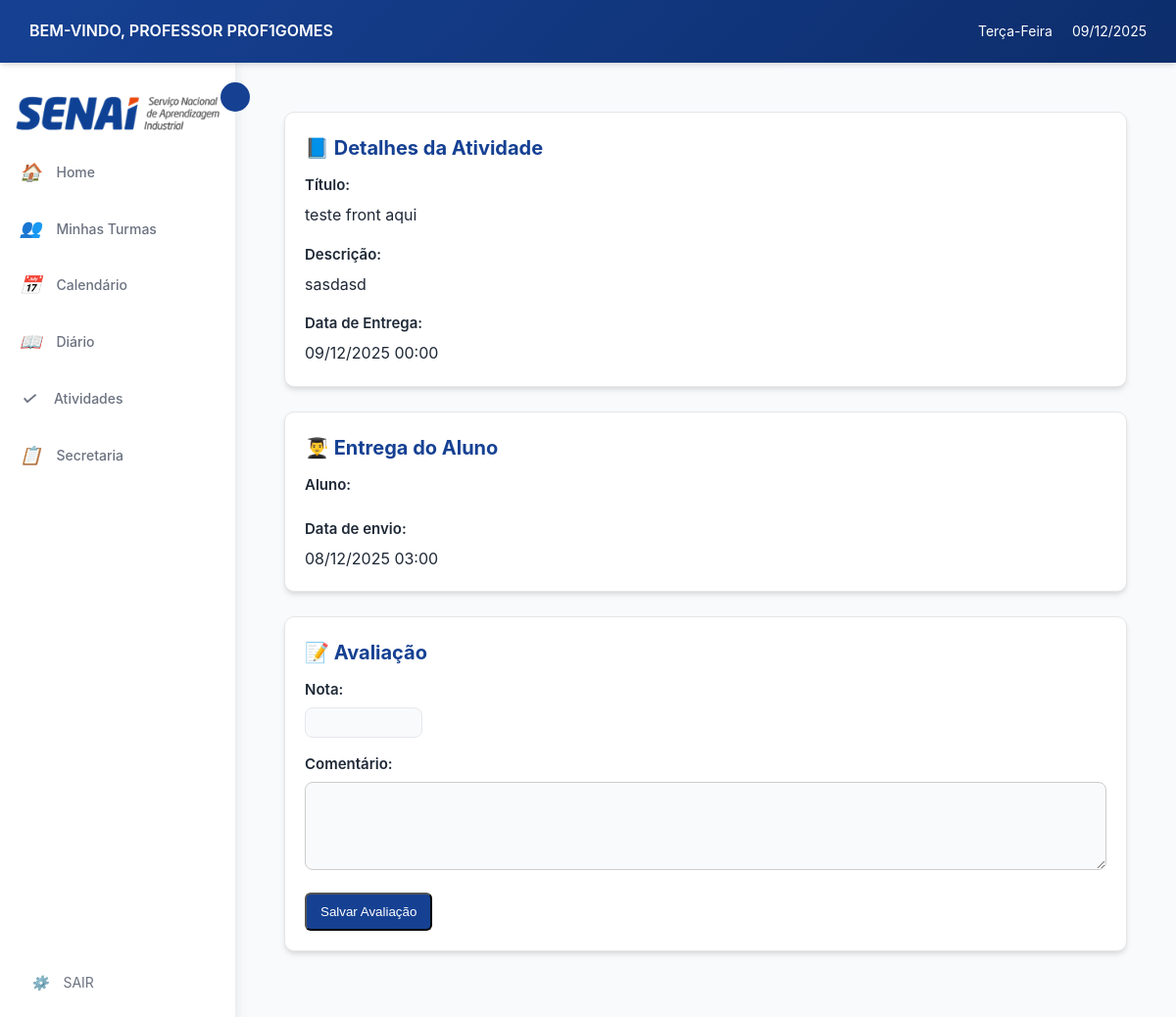
The app's page /professor/turma/1/atividades/11/entrega/3/ (signed in) with its own data.
### login/models.py (models this page shows, shortened)
class Usuario(AbstractUser):
    TIPO_USUARIO = [
        ('aluno', 'Aluno'),
        ('professor', 'Professor'),
        ('secretaria', 'Secretaria'),
    ]
    usuario_id = models.AutoField(primary_key=True)
    nome = models.CharField('Nome', max_length=100, blank=True, null=True)
    sobrenome = models.CharField('Sobrenome', max_length=100, blank=True, null=True)
    email = models.EmailField('E-mail', unique=True, default=None)
    data_nascimento = models.DateField('Data de Nascimento', blank=True, null=True)
    contato = models.CharField(max_length=20, unique=True, blank=True, null=True)
    cpf = models.CharField(max_length=14, unique=True, blank=True, null=True)
    endereco = models.TextField('Endereço', blank=True, null=True)
    tipo = models.CharField(max_length=10, choices=TIPO_USUARIO)
    USERNAME_FIELD = 'email'
    REQUIRED_FIELDS = ['nome','sobrenome','cpf', 'tipo', 'username']
    class Meta:
        db_table = 'Usuario'

### atividades/models.py (models this page shows)
class Atividade(models.Model):
    TIPO_ARQUIVO = [
        ('pdf', 'PDF'),
        ('doc', 'DOC'),
        ('docx', 'DOCX'),
        ('imagem', 'Imagem'),
        ('outro', 'Outro'),
    ]
    atividade_id = models.AutoField(primary_key=True)
    turma = models.ForeignKey('cursos.Turma', on_delete=models.CASCADE)
    tipo = models.ForeignKey(TipoAtividade, on_delete=models.SET_NULL, null=True, blank=True) # Novo campo
    titulo = models.CharField(max_length=200)
    descricao = models.TextField(blank=True, null=True)
    tipo_material = models.CharField(max_length=10, choices=TIPO_ARQUIVO, blank=True, null=True)
    url_material = models.URLField(blank=True, null=True)
    arquivo = models.FileField(upload_to='atividades_files/', blank=True, null=True)
    data_entrega = models.DateTimeField(blank=True, null=True)
    class Meta:
        db_table = 'Atividades'

class AtividadeEntregue(models.Model):
    atividade_entregue_id = models.AutoField(primary_key=True)
    atividade = models.ForeignKey(Atividade, on_delete=models.CASCADE)
    matricula = models.ForeignKey('cursos.Matricula', on_delete=models.CASCADE)
    texto = models.TextField(blank=True, null=True)
    tipo_arquivo = models.CharField(max_length=10, choices=Atividade.TIPO_ARQUIVO, blank=True, null=True)
    url_arquivo = models.URLField(blank=True, null=True)
    data_entrega = models.DateTimeField(auto_now_add=True)
    nota = models.DecimalField(max_digits=5, decimal_places=2, blank=True, null=True)
    class Meta:
        db_table = 'AtividadesEntregues'
        unique_together = ['atividade', 'matricula']

### professor/views.py (the view)
@login_required
@professor_required
def atividade_entrega_detalhe(request, turma_id, atividade_id, entrega_id):
    entrega = get_object_or_404(AtividadeEntregue, pk=entrega_id)
    arquivos = AtividadeEntregueArquivo.objects.filter(
        atividade_entregue=entrega
    )
    context = {
        "entrega": entrega,
        "arquivos": arquivos,
        "atividade": entrega.atividade,
        "turma": entrega.atividade.turma,
    }
    return render(request, "professor/atividade_entrega_detalhe.html", context)

### professor/templates/professor/atividade_entrega_detalhe.html (shortened to what this page needs)
{% extends 'professor/base.html' %}
{% load static %}
{% block content %}
<div class="page-container">
    <div class="card">
        <div class="card-title">📘 Detalhes da Atividade</div>
        <div class="section-label">Título:</div>
        <div>{{ atividade.titulo }}</div>
        {% if atividade.descricao %}
        <div class="section-label" style="margin-top:15px;">Descrição:</div>
        <div>{{ atividade.descricao|linebreaks }}</div>
        {% endif %}
        <div class="section-label" style="margin-top:15px;">Data de Entrega:</div>
        <div>{{ atividade.data_entrega|date:"d/m/Y H:i" }}</div>
    </div>
    <div class="card">
        <div class="card-title">👨‍🎓 Entrega do Aluno</div>
        <div class="section-label">Aluno:</div>
        <div class="section-label" style="margin-top:15px;">Data de envio:</div>
        <div>{{ entrega.data_entrega|date:"d/m/Y H:i" }}</div>
    </div>
    <div class="card">
        <div class="card-title">📝 Avaliação</div>
        <form method="POST">
            <div class="section-label">Nota:</div>
            <input type="number" name="nota" value="{{ entrega.nota|default_if_none:'' }}" class="form-control"
                min="0" max="10" step="0.1"
                style="width:120px; padding:6px;">
            <div class="section-label" style="margin-top:15px;">Comentário:</div>
            <textarea name="comentario_professor" rows="4" class="form-control"
                style="width:100%; padding:10px; border-radius:8px; border:1px solid #ccc;">{{ entrega.comentario_professor }}</textarea>
            <button class="button-primary" style="margin-top:15px;">Salvar Avaliação</button>
        </form>
    </div>
</div>
{% endblock %}

### professor/templates/professor/base.html (shortened to what this page needs)
{% load static %}
<!DOCTYPE html>
<html lang="pt-br">
<head>
    <link rel="stylesheet" href="{% static 'professor/css/style.css' %}">
</head>
<body>
    <header class="header">
        <div class="header-left">
            <span class="welcome-text">BEM-VINDO, PROFESSOR {{ user.get_full_name|default:user.username|upper }}</span>
        </div>
        <div class="header-right">
            <span class="weekday" id="currentWeekday"></span>
            <span class="date" id="currentDate"></span>
        </div>
    </header>
    <main class="main-container">
        <aside class="sidebar" id="sidebar">
            <img src="{% static 'professor/img/senai_logo.png' %}" alt="SENAI" id="senai-logo-sidebar">
            <button class="sidebar-toggle" id="sidebarToggle"></button>
            <ul class="sidebar-menu">
                <li>
                    <a href="{% url 'professor:home' %}">
                        <i>🏠</i>
                        <span>Home</span>
                    </a>
                </li>
                <li>
                    <a href="{% url 'professor:listar_cursos' %}">
                        <i>👥</i>
                        <span>Minhas Turmas</span>
                    </a>
                </li>
                <li>
                    <a href="{% url 'professor:calendario' %}">
                        <i>📅</i>
                        <span>Calendário</span>
                    </a>
                </li>
                <li>
                    <a href="{% url 'diario:lista_turmas_diario' %}">
                        <i>📖</i>
                        <span>Diário</span>
                    </a>
                </li>
                <li>
                    <a href="{% url 'atividades:home' %}">
                        <i>✓</i>
                        <span>Atividades</span>
                    </a>
                </li>
                <li>
                    <a href="{% url 'solicitacao:solicitacaoList' %}">
                        <i>📋</i>
                        <span>Secretaria</span>
                    </a>
                </li>
            </ul>
            <div class="sidebar-footer">
                <a href="{% url 'logout' %}">
                    <i>⚙️</i>
                    <span>SAIR</span>
                </a>
            </div>
        </aside>
        <div class="content-area">
            {% block content %}
            {% endblock %}
        </div>
    </main>
</body>
</html>

### professor/static/professor/css/style.css (style rules this page uses)
:root { --azul-principal: #164193; --azul-escuro: #0d2d6b; --azul-claro: #3D7AFF; --azul-suave: #E8EFFD; --azul: #164193; --laranja: #E7490F; --laranja-claro: #ff6b35; --cinza-escuro: #1F2937; --cinza-medio: #6B7280; --cinza-claro: #9CA3AF; --cinza-borda: #E5E7EB; --bg-claro: #F8FAFC; --branco: #FFFFFF; --verde: #27ae60; --vermelho: #e74c3c; --amarelo: #f39c12; --sombra: 0 4px 6px -1px rgba(0, 0, 0, 0.1), 0 2px 4px -1px rgba(0, 0, 0, 0.06); --sombra-hover: 0 20px 25px -5px rgba(0, 0, 0, 0.1), 0 10px 10px -5px rgba(0, 0, 0, 0.04); }
* { margin: 0; padding: 0; box-sizing: border-box; }
body { font-family: 'Inter', 'Segoe UI', sans-serif; background-color: var(--bg-claro); color: var(--cinza-escuro); line-height: 1.6; display: flex; flex-direction: column; min-height: 100vh; }
.header { display: flex; justify-content: space-between; align-items: center; background: linear-gradient(135deg, var(--azul-principal) 0%, var(--azul-escuro) 100%); color: var(--branco); padding: 12px 30px; box-shadow: var(--sombra); position: sticky; top: 0; z-index: 100; }
.header-left { display: flex; align-items: center; gap: 0px; }
.welcome-text { font-weight: 600; font-size: 16px; }
.header-right { display: flex; align-items: center; gap: 20px; }
.weekday, .date { font-size: 14px; }
.main-container { display: flex; flex: 1; overflow: hidden; }
.sidebar { width: 240px; background-color: var(--branco); box-shadow: 2px 0 10px rgba(0, 0, 0, 0.08); display: flex; flex-direction: column; padding: 20px 0; position: relative; transition: width 0.3s ease; z-index: 90; }
.sidebar-toggle { position: absolute; right: -15px; top: 20px; background-color: var(--azul-principal); border: none; color: var(--branco); width: 30px; height: 30px; border-radius: 50%; cursor: pointer; display: flex; align-items: center; justify-content: center; font-size: 14px; transition: all 0.3s ease; z-index: 101; }
.sidebar-menu { list-style: none; padding: 0; margin-top: 0px; }
.sidebar-menu li { margin: 5px 0; }
.sidebar-menu a { display: flex; align-items: center; gap: 15px; padding: 12px 20px; color: var(--cinza-medio); text-decoration: none; transition: all 0.3s ease; font-size: 14px; font-weight: 500; }
.sidebar-menu a i { font-size: 18px; min-width: 20px; text-align: center; }
.sidebar-footer { margin-top: auto; padding: 0 20px; }
.sidebar-footer a { display: flex; align-items: center; gap: 15px; padding: 12px; color: var(--cinza-medio); text-decoration: none; transition: all 0.3s ease; font-size: 14px; border-radius: 8px; }
.content-area { flex: 1; padding: 30px; overflow-y: auto; background-color: var(--bg-claro); }
.card { background-color: var(--branco); border-radius: 12px; box-shadow: var(--sombra); overflow: hidden; transition: all 0.3s ease; border: 1px solid var(--cinza-borda); height: 100%; display: flex; flex-direction: column; }
.form-control { padding: 12px 15px; border-radius: 8px; border: 1px solid var(--cinza-borda); background-color: var(--bg-claro); font-family: 'Inter', sans-serif; font-size: 14px; transition: all 0.3s ease; }

### professor/templates/professor/atividade_entrega_detalhe.html (style rules this page uses)
.page-container { max-width: 900px; margin: 0 auto; padding: 20px; }
.card { background: #fff; border-radius: 10px; padding: 20px; border: 1px solid #e6e6e6; margin-bottom: 25px; }
.card-title { font-size: 20px; font-weight: 700; margin-bottom: 10px; color: #164193; }
.section-label { font-size: 15px; font-weight: 600; margin-bottom: 6px; }
.button-primary { background: #164193; color: #fff; padding: 10px 14px; border-radius: 6px; text-decoration: none; }

### records on screen
Usuario: get_full_name "PROF1GOMES"
Atividade: titulo "teste front aqui", descricao "sasdasd", data_entrega "09/12/2025 00:00"
AtividadeEntregue: data_entrega "08/12/2025 03:00"
